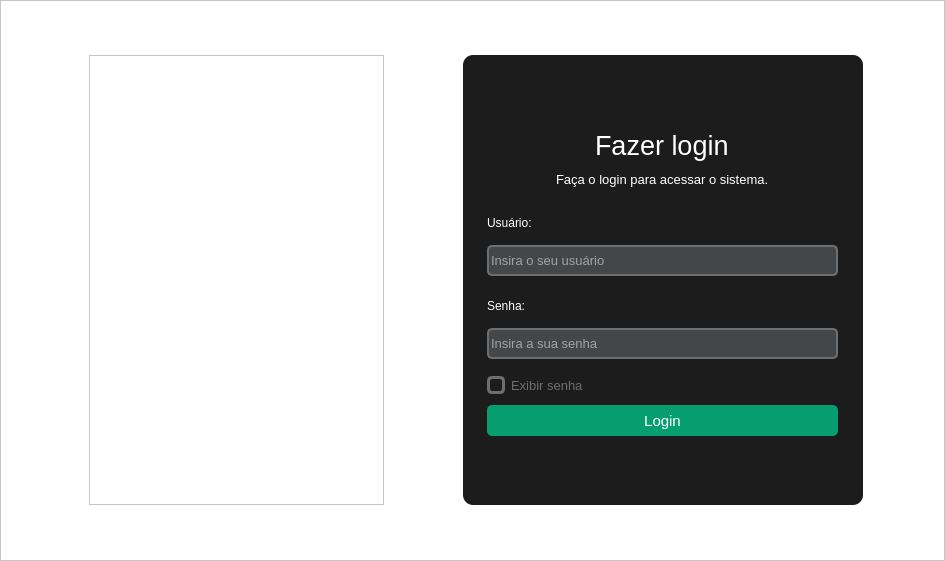
<?xml version="1.0" encoding="UTF-8"?>
<ui version="4.0">
 <class>MainWindow</class>
 <widget class="QMainWindow" name="MainWindow">
  <property name="geometry">
   <rect>
    <x>0</x>
    <y>0</y>
    <width>945</width>
    <height>561</height>
   </rect>
  </property>
  <property name="maximumSize">
   <size>
    <width>1000</width>
    <height>700</height>
   </size>
  </property>
  <property name="windowTitle">
   <string>Login | Sistema de Reconhecimento Facial</string>
  </property>
  <widget class="QWidget" name="centralwidget">
   <property name="minimumSize">
    <size>
     <width>785</width>
     <height>482</height>
    </size>
   </property>
   <layout class="QVBoxLayout" name="verticalLayout">
    <property name="spacing">
     <number>0</number>
    </property>
    <property name="leftMargin">
     <number>0</number>
    </property>
    <property name="topMargin">
     <number>0</number>
    </property>
    <property name="rightMargin">
     <number>0</number>
    </property>
    <property name="bottomMargin">
     <number>0</number>
    </property>
    <item>
     <widget class="QFrame" name="frm_fundo">
      <property name="styleSheet">
       <string notr="true">background-color: rgb(255, 255, 255);</string>
      </property>
      <property name="frameShape">
       <enum>QFrame::StyledPanel</enum>
      </property>
      <property name="frameShadow">
       <enum>QFrame::Raised</enum>
      </property>
      <layout class="QGridLayout" name="gridLayout">
       <property name="topMargin">
        <number>0</number>
       </property>
       <property name="rightMargin">
        <number>0</number>
       </property>
       <property name="bottomMargin">
        <number>0</number>
       </property>
       <property name="spacing">
        <number>0</number>
       </property>
       <item row="1" column="1">
        <widget class="QFrame" name="frm_fundoLogin">
         <property name="maximumSize">
          <size>
           <width>400</width>
           <height>450</height>
          </size>
         </property>
         <property name="font">
          <font>
           <family>Arial</family>
           <pointsize>10</pointsize>
          </font>
         </property>
         <property name="styleSheet">
          <string notr="true">background-color: rgb(28, 28, 28);
border-radius: 10px;</string>
         </property>
         <property name="frameShape">
          <enum>QFrame::StyledPanel</enum>
         </property>
         <property name="frameShadow">
          <enum>QFrame::Raised</enum>
         </property>
         <widget class="QLabel" name="lblTitulo">
          <property name="geometry">
           <rect>
            <x>132</x>
            <y>60</y>
            <width>200</width>
            <height>61</height>
           </rect>
          </property>
          <property name="font">
           <font>
            <family>Arial</family>
            <pointsize>20</pointsize>
            <weight>50</weight>
            <italic>false</italic>
            <bold>false</bold>
           </font>
          </property>
          <property name="styleSheet">
           <string notr="true">color: rgb(255, 255, 255);
font: 20pt &quot;Arial&quot;;
background-position:center;</string>
          </property>
          <property name="text">
           <string>Fazer login </string>
          </property>
         </widget>
         <widget class="QLabel" name="lblSubtitulo">
          <property name="geometry">
           <rect>
            <x>93</x>
            <y>115</y>
            <width>266</width>
            <height>18</height>
           </rect>
          </property>
          <property name="font">
           <font>
            <family>Arial</family>
            <pointsize>10</pointsize>
            <weight>50</weight>
            <bold>false</bold>
           </font>
          </property>
          <property name="styleSheet">
           <string notr="true">color: rgb(255, 255, 255);</string>
          </property>
          <property name="text">
           <string>Faça o login para acessar o sistema.</string>
          </property>
         </widget>
         <widget class="QLabel" name="lblUsuario">
          <property name="geometry">
           <rect>
            <x>24</x>
            <y>160</y>
            <width>71</width>
            <height>16</height>
           </rect>
          </property>
          <property name="styleSheet">
           <string notr="true">color: rgb(255, 255, 255);
font: 12pt &quot;Arial&quot;;
</string>
          </property>
          <property name="text">
           <string>Usuário:</string>
          </property>
         </widget>
         <widget class="QLineEdit" name="etyUsuario">
          <property name="geometry">
           <rect>
            <x>24</x>
            <y>190</y>
            <width>351</width>
            <height>31</height>
           </rect>
          </property>
          <property name="font">
           <font>
            <family>Arial</family>
            <pointsize>10</pointsize>
            <weight>50</weight>
            <italic>false</italic>
            <bold>false</bold>
           </font>
          </property>
          <property name="styleSheet">
           <string notr="true">QLineEdit{
	background-color: #454648;
	border-radius:5px;
	border: 2px solid #6C6F71;
	color:#ffffff;
}

QLineEdit:focus{
	border: 2px solid #069E6E;
}</string>
          </property>
          <property name="placeholderText">
           <string>Insira o seu usuário</string>
          </property>
         </widget>
         <widget class="QLabel" name="lblSenha">
          <property name="geometry">
           <rect>
            <x>24</x>
            <y>243</y>
            <width>71</width>
            <height>16</height>
           </rect>
          </property>
          <property name="styleSheet">
           <string notr="true">color: rgb(255, 255, 255);
font: 12pt &quot;Arial&quot;;
</string>
          </property>
          <property name="text">
           <string>Senha:</string>
          </property>
         </widget>
         <widget class="QLineEdit" name="etySenha">
          <property name="geometry">
           <rect>
            <x>24</x>
            <y>273</y>
            <width>351</width>
            <height>31</height>
           </rect>
          </property>
          <property name="font">
           <font>
            <family>Arial</family>
            <pointsize>10</pointsize>
            <weight>50</weight>
            <italic>false</italic>
            <bold>false</bold>
           </font>
          </property>
          <property name="styleSheet">
           <string notr="true">QLineEdit{
	background-color: #454648;
	border-radius:5px;
	border: 2px solid #6C6F71;
	color:#ffffff;
}

QLineEdit:focus{
	border: 2px solid #069E6E;
}</string>
          </property>
          <property name="echoMode">
           <enum>QLineEdit::Password</enum>
          </property>
          <property name="placeholderText">
           <string>Insira a sua senha</string>
          </property>
         </widget>
         <widget class="QPushButton" name="btnLogin">
          <property name="geometry">
           <rect>
            <x>24</x>
            <y>350</y>
            <width>351</width>
            <height>31</height>
           </rect>
          </property>
          <property name="font">
           <font>
            <family>Arial</family>
            <pointsize>11</pointsize>
            <weight>50</weight>
            <italic>false</italic>
            <bold>false</bold>
           </font>
          </property>
          <property name="styleSheet">
           <string notr="true">QPushButton{
	background-color:#069E6E;
	color:#ffffff;
	border-radius:5px;
}

QPushButton:hover{
	background-color:#047b55;
}

QPushButton:pressed{
	background-color: rgb(2, 45, 29);
}</string>
          </property>
          <property name="text">
           <string>Login</string>
          </property>
         </widget>
         <widget class="QCheckBox" name="chkboxExibirSenha">
          <property name="geometry">
           <rect>
            <x>24</x>
            <y>320</y>
            <width>120</width>
            <height>21</height>
           </rect>
          </property>
          <property name="font">
           <font>
            <family>Arial</family>
            <pointsize>10</pointsize>
           </font>
          </property>
          <property name="styleSheet">
           <string notr="true">QCheckBox{
	color: #6C6F71;
}

QCheckBox::indicator{
	border: 3px solid #6C6F71;
	width: 12px;
	height:12px;
	border-radius:5px;
}

QCheckBox::indicator:checked{
	border: 3px solid #069E6E;
	background-color: #069E6E;
}

</string>
          </property>
          <property name="text">
           <string>Exibir senha</string>
          </property>
         </widget>
        </widget>
       </item>
       <item row="1" column="0">
        <widget class="QFrame" name="frm_imgLogo">
         <property name="maximumSize">
          <size>
           <width>295</width>
           <height>16777215</height>
          </size>
         </property>
         <property name="styleSheet">
          <string notr="true">background-image: url(:/imagens/imgLogo.png);
background-repeat:no-repeat;
background-position:left;</string>
         </property>
         <property name="frameShape">
          <enum>QFrame::StyledPanel</enum>
         </property>
         <property name="frameShadow">
          <enum>QFrame::Raised</enum>
         </property>
        </widget>
       </item>
      </layout>
     </widget>
    </item>
   </layout>
  </widget>
  <widget class="QMenuBar" name="menubar">
   <property name="geometry">
    <rect>
     <x>0</x>
     <y>0</y>
     <width>945</width>
     <height>21</height>
    </rect>
   </property>
  </widget>
 </widget>
 <resources>
  <include location="../imagens/imagens_usadas.qrc"/>
 </resources>
 <connections/>
</ui>
